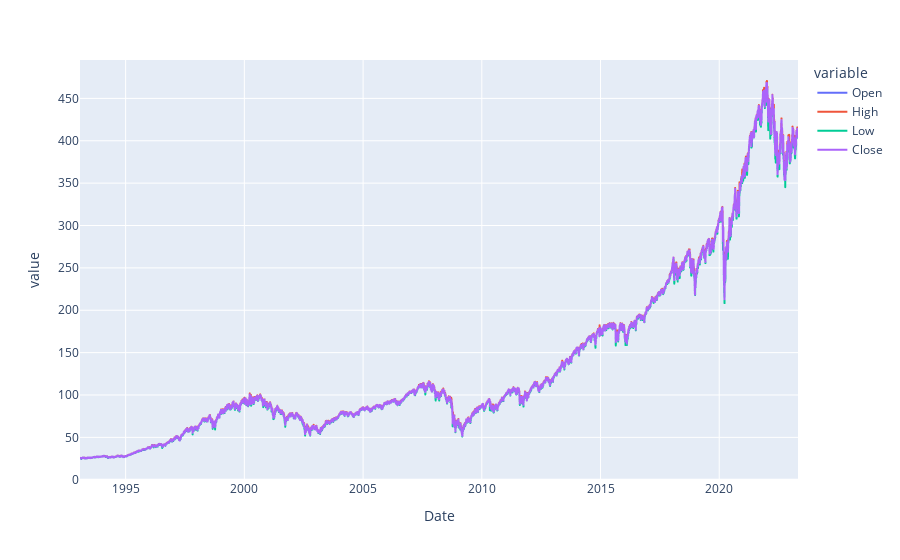

The cell this chart's notebook holds for it:
### Code cell
display(px.line(spy_data.loc[:,['Open','High','Low','Close']]))

### Figure 1 — Plotly figure (JSON) as saved in the notebook; plotly's stock layout.template omitted (floating-point values rounded to 4 significant figures; data arrays with more than 128 entries replaced by an {"elided": "..."} marker saying what was removed)
{"data": [{"hovertemplate": "variable=Open<br>Date=%{x}<br>value=%{y}<extra></extra>", "legendgroup": "Open", "line": {"color": "#636efa", "dash": "solid"}, "marker": {"symbol": "circle"}, "mode": "lines", "name": "Open", "showlegend": true, "type": "scattergl", "x": {"elided": "7616 str values"}, "xaxis": "x", "y": {"elided": "7616 float values"}, "yaxis": "y"}, {"hovertemplate": "variable=High<br>Date=%{x}<br>value=%{y}<extra></extra>", "legendgroup": "High", "line": {"color": "#EF553B", "dash": "solid"}, "marker": {"symbol": "circle"}, "mode": "lines", "name": "High", "showlegend": true, "type": "scattergl", "x": {"elided": "7616 str values"}, "xaxis": "x", "y": {"elided": "7616 float values"}, "yaxis": "y"}, {"hovertemplate": "variable=Low<br>Date=%{x}<br>value=%{y}<extra></extra>", "legendgroup": "Low", "line": {"color": "#00cc96", "dash": "solid"}, "marker": {"symbol": "circle"}, "mode": "lines", "name": "Low", "showlegend": true, "type": "scattergl", "x": {"elided": "7616 str values"}, "xaxis": "x", "y": {"elided": "7616 float values"}, "yaxis": "y"}, {"hovertemplate": "variable=Close<br>Date=%{x}<br>value=%{y}<extra></extra>", "legendgroup": "Close", "line": {"color": "#ab63fa", "dash": "solid"}, "marker": {"symbol": "circle"}, "mode": "lines", "name": "Close", "showlegend": true, "type": "scattergl", "x": {"elided": "7616 str values"}, "xaxis": "x", "y": {"elided": "7616 float values"}, "yaxis": "y"}], "layout": {"legend": {"title": {"text": "variable"}, "tracegroupgap": 0}, "margin": {"t": 60}, "xaxis": {"anchor": "y", "domain": [0, 1], "title": {"text": "Date"}}, "yaxis": {"anchor": "x", "domain": [0, 1], "title": {"text": "value"}}}}
